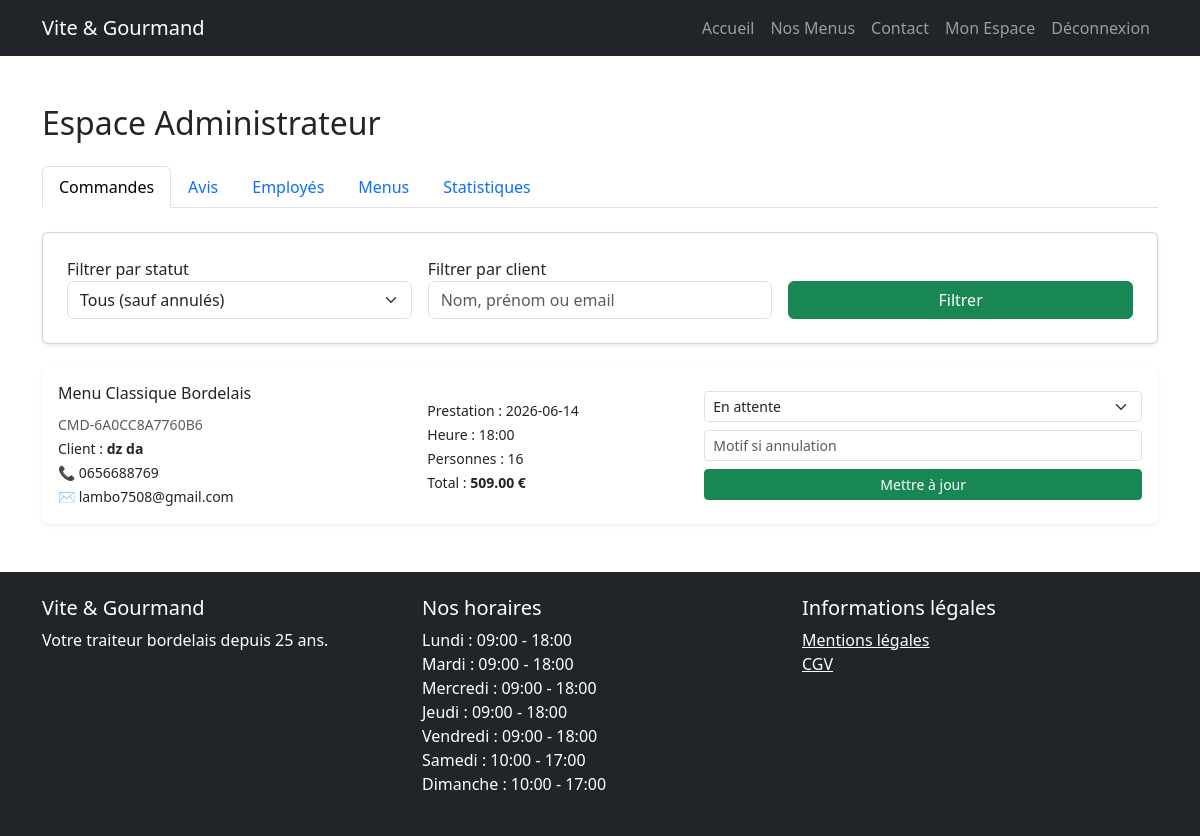
The page /espaces/admin/dashboard.php (signed in) on the database its author committed.
### tables this page shows
CREATE TABLE `commande` (
  `numero_commande` varchar(50) NOT NULL,
  `date_commande` date NOT NULL,
  `date_prestation` date NOT NULL,
  `heure_livraison` varchar(50) DEFAULT NULL,
  `prix_menu` double DEFAULT NULL,
  `nombre_personne` int(11) NOT NULL,
  `prix_livraison` double DEFAULT NULL,
  `statut` varchar(50) NOT NULL,
  `pret_materiel` tinyint(1) DEFAULT 0,
  `restitution_materiel` tinyint(1) DEFAULT 0,
  `utilisateur_id` int(11) NOT NULL,
  `menu_id` int(11) NOT NULL
);

CREATE TABLE `menu` (
  `menu_id` int(11) NOT NULL,
  `titre` varchar(50) NOT NULL,
  `nombre_personne_minimum` int(11) NOT NULL,
  `prix_par_personne` double NOT NULL,
  `description` varchar(255) DEFAULT NULL,
  `quantite_restante` int(11) NOT NULL,
  `regime_id` int(11) NOT NULL,
  `theme_id` int(11) NOT NULL
);

CREATE TABLE `utilisateur` (
  `utilisateur_id` int(11) NOT NULL,
  `email` varchar(50) NOT NULL,
  `password` varchar(255) NOT NULL,
  `nom` varchar(50) NOT NULL,
  `prenom` varchar(50) NOT NULL,
  `telephone` varchar(50) DEFAULT NULL,
  `ville` varchar(50) DEFAULT NULL,
  `pays` varchar(50) DEFAULT NULL,
  `adresse_postale` varchar(50) DEFAULT NULL,
  `role_id` int(11) NOT NULL
);

CREATE TABLE `horaire` (
  `horaire_id` int(11) NOT NULL,
  `jour` varchar(50) NOT NULL,
  `heure_ouverture` varchar(50) DEFAULT NULL,
  `heure_fermeture` varchar(50) DEFAULT NULL
);

### espaces/admin/dashboard.php (the view, shortened to what this page needs)
<?php
require_once '../../config/db.php';
require_once '../../includes/header.php';
require_once '../../includes/nav.php';
$where = ["c.statut != 'annulé'"];
$params = [];
$sql = "
    SELECT c.*, m.titre as menu_titre, u.nom as client_nom, u.prenom as client_prenom, u.email as client_email, u.telephone as client_telephone
    FROM commande c
    JOIN menu m ON c.menu_id = m.menu_id
    JOIN utilisateur u ON c.utilisateur_id = u.utilisateur_id
";
if(!empty($where)) {
    $sql .= " WHERE " . implode(" AND ", $where);
}
$sql .= " ORDER BY c.date_commande DESC";
$stmt = $pdo->prepare($sql);
$stmt->execute($params);
$commandes = $stmt->fetchAll();
?>
<main class="container mt-5">
    <h2 class="mb-4">Espace Administrateur</h2>
    <ul class="nav nav-tabs mb-4" id="adminTabs">
        <li class="nav-item">
            <a class="nav-link active" data-bs-toggle="tab" href="#commandes">Commandes</a>
        </li>
        <li class="nav-item">
            <a class="nav-link" data-bs-toggle="tab" href="#avis">Avis</a>
        </li>
        <li class="nav-item">
            <a class="nav-link" data-bs-toggle="tab" href="#employes">Employés</a>
        </li>
        <li class="nav-item">
            <a class="nav-link" data-bs-toggle="tab" href="#menus">Menus</a>
        </li>
        <li class="nav-item">
            <a class="nav-link" data-bs-toggle="tab" href="#stats">Statistiques</a>
        </li>
    </ul>
    <div class="tab-content">
        <div class="tab-pane fade show active" id="commandes">
            <div class="card shadow-sm p-4 mb-4">
                <form method="GET">
                    <div class="row g-3">
                        <div class="col-md-4">
                            <label>Filtrer par statut</label>
                            <select name="statut" class="form-select">
                                <option value="">Tous (sauf annulés)</option>
                            </select>
                        </div>
                        <div class="col-md-4">
                            <label>Filtrer par client</label>
                            <input type="text" name="client" class="form-control" placeholder="Nom, prénom ou email" value="<?= htmlspecialchars($_GET['client'] ?? '') ?>">
                        </div>
                        <div class="col-md-4 d-flex align-items-end">
                            <button type="submit" class="btn btn-success w-100">Filtrer</button>
                        </div>
                    </div>
                </form>
            </div>
            <?php if(empty($commandes)): ?>
                <p class="text-muted">Aucune commande trouvée.</p>
            <?php else: ?>
                <?php foreach($commandes as $c): ?>
                    <div class="card mb-3 border-0 shadow-sm">
                        <div class="card-body">
                            <div class="row align-items-center">
                                <div class="col-md-4">
                                    <h6><?= htmlspecialchars($c['menu_titre']) ?></h6>
                                    <small class="text-muted"><?= htmlspecialchars($c['numero_commande']) ?></small><br>
                                    <small>Client : <strong><?= htmlspecialchars($c['client_prenom']) ?> <?= htmlspecialchars($c['client_nom']) ?></strong></small><br>
                                    <small>📞 <?= htmlspecialchars($c['client_telephone']) ?></small><br>
                                    <small>✉️ <?= htmlspecialchars($c['client_email']) ?></small>
                                </div>
                                <div class="col-md-3">
                                    <small>Prestation : <?= $c['date_prestation'] ?></small><br>
                                    <small>Heure : <?= $c['heure_livraison'] ?></small><br>
                                    <small>Personnes : <?= $c['nombre_personne'] ?></small><br>
                                    <small>Total : <strong><?= number_format($c['prix_menu'] + $c['prix_livraison'], 2) ?> €</strong></small>
                                </div>
                                <div class="col-md-5">
                                    <form action="/vite-gourmand/actions/update-commande.action.php" method="POST">
                                        <div class="mb-2">
                                            <select name="statut" class="form-select form-select-sm">
                                                <option value="en attente" <?= $c['statut'] === 'en attente' ? 'selected' : '' ?>>En attente</option>
                                            </select>
                                        </div>
                                        <div class="mb-2">
                                            <input type="text" name="motif" class="form-control form-control-sm" placeholder="Motif si annulation">
                                        </div>
                                        <button type="submit" class="btn btn-success btn-sm w-100">Mettre à jour</button>
                                    </form>
                                </div>
                            </div>
                        </div>
                    </div>
                <?php endforeach; ?>
            <?php endif; ?>
        </div>
    </div>
</main>
<?php require_once '../../includes/footer.php'; ?>

### includes/footer.php (shortened to what this page needs)
<?php
require_once __DIR__ . '/../config/db.php';
$stmt = $pdo->query("SELECT * FROM horaire ORDER BY horaire_id ASC");
$horaires = $stmt->fetchAll();
?>
<footer class="bg-dark text-white mt-5 py-4">
    <div class="container">
        <div class="row">
            <div class="col-md-4">
                <h5>Vite & Gourmand</h5>
                <p>Votre traiteur bordelais depuis 25 ans.</p>
            </div>
            <div class="col-md-4">
                <h5>Nos horaires</h5>
                <ul class="list-unstyled">
                    <?php foreach($horaires as $h): ?>
                        <li><?= $h['jour'] ?> : <?= $h['heure_ouverture'] ?> - <?= $h['heure_fermeture'] ?></li>
                    <?php endforeach; ?>
                </ul>
            </div>
            <div class="col-md-4">
                <h5>Informations légales</h5>
                <ul class="list-unstyled">
                    <li><a href="/vite-gourmand/pages/mentions-legales.php" class="text-white">Mentions légales</a></li>
                    <li><a href="/vite-gourmand/pages/cgv.php" class="text-white">CGV</a></li>
                </ul>
            </div>
        </div>
    </div>
</footer>
</body>
</html>

### rows shown on the page
commande: menu.titre "Menu Classique Bordelais", numero_commande "CMD-6A0CC8A7760B6", utilisateur.prenom "dz", utilisateur.nom "da", utilisateur.telephone "0656688769", utilisateur.email "lambo7508@gmail.com", date_prestation "2026-06-14", heure_livraison "18:00", nombre_personne "16", $c['prix_menu'] + $c['prix_livraison'] "509.00", statut "En attente"
horaire: jour "Lundi", heure_ouverture "09:00", heure_fermeture "18:00"
horaire: jour "Mardi", heure_ouverture "09:00", heure_fermeture "18:00"
horaire: jour "Mercredi", heure_ouverture "09:00", heure_fermeture "18:00"
horaire: jour "Jeudi", heure_ouverture "09:00", heure_fermeture "18:00"
horaire: jour "Vendredi", heure_ouverture "09:00", heure_fermeture "18:00"
horaire: jour "Samedi", heure_ouverture "10:00", heure_fermeture "17:00"
horaire: jour "Dimanche", heure_ouverture "10:00", heure_fermeture "17:00"
